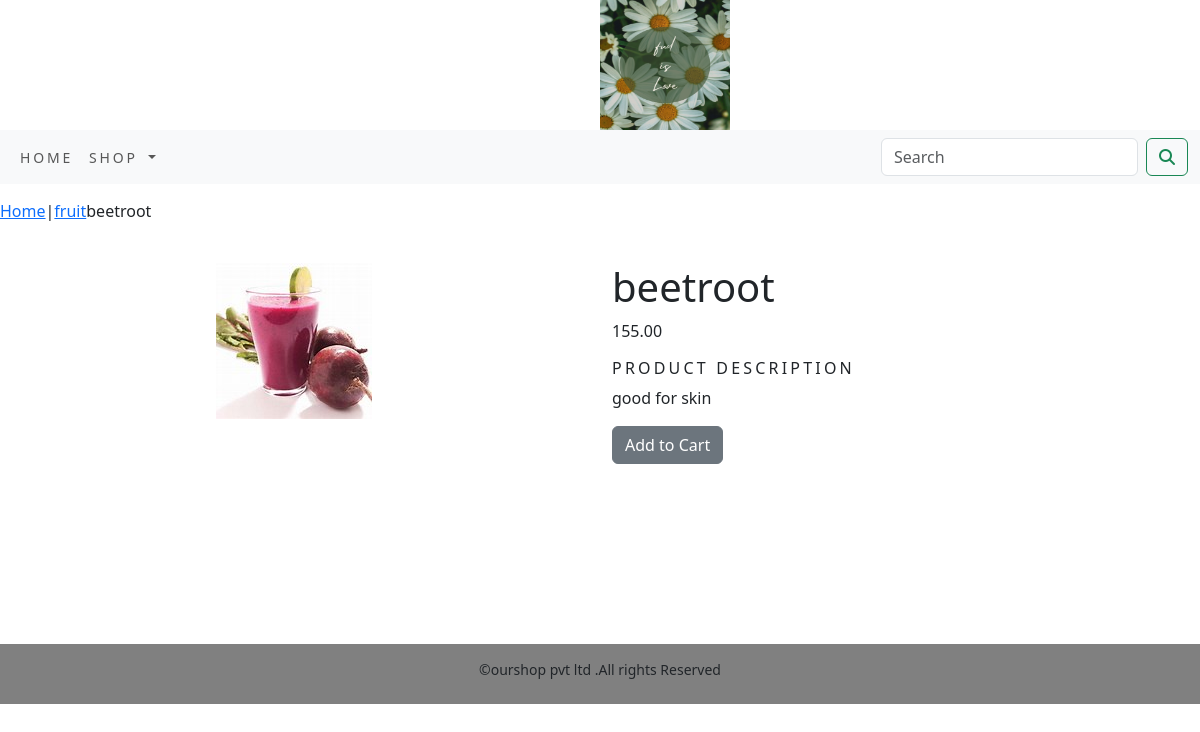
The page /shop/fruit/beetroot/ (signed in) on the database its author committed.
### shop/models.py (models this page shows, shortened)
class Product(models.Model):
    name = models.CharField(max_length=250, unique=True)
    slug = models.SlugField(max_length=250, unique=True)
    description = models.TextField(blank=True)
    price = models.DecimalField(max_digits=10, decimal_places=2)
    category = models.ForeignKey(Category, on_delete=models.CASCADE)
    image = models.ImageField(upload_to='product', blank=True)
    stock = models.IntegerField()
    available = models.BooleanField(default=True)
    created = models.DateTimeField(auto_now_add=True)
    updated = models.DateTimeField(auto_now=True)
    class Meta:
        ordering = ('name',)
        verbose_name = 'product'
        verbose_name_plural = 'products'

class Category(models.Model):
    name = models.CharField(max_length=250, unique=True)
    slug = models.SlugField(max_length=250, unique=True)
    description = models.TextField(blank=True)
    image = models.ImageField(upload_to='category', blank=True)
    class Meta:
        ordering = ('name',)
        verbose_name = 'category'
        verbose_name_plural = 'categories'
    def get_url(self):
        return  reverse('shop:products_by_category', args=[self.slug])
    def __str__(self):
        return  '{}'.format(self.name)

### shop/views.py (the view)
# urls.py: path('<slug:c_slug>/<slug:product_slug>/',views.proDetail,name='proCatdetail')
def proDetail(request,c_slug,product_slug):
    try:
        product=Product.objects.get(category__slug=c_slug,slug=product_slug)
    except Exception as e:
        raise e
    return render(request,'product.html',{'product':product})

### cart/context_processors.py (called while the page is built)
def counter(request):
    item_count=0
    if 'admin' in request.path:
        return {}
    else:
        try:
            cart=Cart.objects.filter(cart_id=_cart_id(request))
            cart_items=CartItem.objects.all().filter(cart=cart[:1])
            for cart_item in cart_items:
                item_count += cart_item.quantity
        except Cart.DoesNotExist:
            item_count=0
    return dict(item_count=item_count)

### cart/views.py (called while the page is built)
def _cart_id(request):
    cart = request.session.session_key
    if not cart:
        cart = request.session.session_create()
    return cart

### shop/context_processors.py (called while the page is built)
def menu_links(request):
    links=Category.objects.all()
    return dict(links=links)

### shop/templates/product.html (shortened to what this page needs)
{% extends 'base.html' %}
{% load static %}
{% block content %}
<div class="row my_prod_row_class" >
    <div class="mx_auto">
        <p><a href="{% url 'shop:allProdCat' %}">Home</a>|<a href="{{product.category.get_url}}">{{product.category}}</a>{{product.name}}</p>
    </div>
<div class="container">
<br>
<div class="row">
    <div class="col-12 col-sm-12 col-md-12 col-lg-6 text-center" >
        <div style="min-width:18rem;">
            <img src="{{product.image.url}}" alt="{{product.name}}">
        </div>
    </div>
        <div class="col-12 col-sm-12  col-md-12 col-lg-6">
            <div>
            <h1 class="my_prod_title">{{product.name}}</h1>
            <p>{{product.price}}</p>
            <h5 class="my_title">Product description</h5>
            <p class="text-justify my_prod_text">{{product.description}}</p>
            {% if product.stock <= 0 %}
            <p class="text-justify my_prod_text"><b>Out of stock</b></p>
            {% else %}
            <a class="btn btn-secondary"    href="{% url 'cart:add_cart' product.id %}">Add to Cart</a>
            {% endif %}
        </div>
    </div>
    </div>
</div>
</div>
{% endblock %}

### shop/static/css/custom.css (style rules this page uses)
body { font-family: "Tilt Neon variant0", Tofu; }
.my_title { font-size:16px; text-transform:uppercase; letter-spacing:.2em; }
.my_prod_row_class { padding-top:15px; padding-bottom:20px; }
.my_prod_text { padding-right:70px; padding:bottom:15px; }

### rows shown on the page
Product: category "fruit", name "beetroot", image (picture), price "155.00", description "good for skin"
